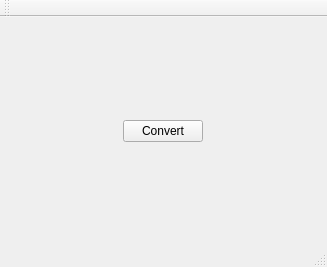
<?xml version="1.0" encoding="UTF-8"?>
<ui version="4.0">
 <class>comeonClass</class>
 <widget class="QMainWindow" name="comeonClass">
  <property name="geometry">
   <rect>
    <x>0</x>
    <y>0</y>
    <width>327</width>
    <height>267</height>
   </rect>
  </property>
  <property name="windowTitle">
   <string>comeon</string>
  </property>
  <widget class="QWidget" name="centralWidget">
   <layout class="QHBoxLayout" name="horizontalLayout_2">
    <item>
     <widget class="QWidget" name="widget" native="true">
      <layout class="QHBoxLayout" name="horizontalLayout">
       <item>
        <spacer name="horizontalSpacer">
         <property name="orientation">
          <enum>Qt::Horizontal</enum>
         </property>
         <property name="sizeHint" stdset="0">
          <size>
           <width>120</width>
           <height>20</height>
          </size>
         </property>
        </spacer>
       </item>
       <item>
        <widget class="QPushButton" name="pushButton">
         <property name="text">
          <string>Convert</string>
         </property>
        </widget>
       </item>
       <item>
        <spacer name="horizontalSpacer_2">
         <property name="orientation">
          <enum>Qt::Horizontal</enum>
         </property>
         <property name="sizeHint" stdset="0">
          <size>
           <width>120</width>
           <height>20</height>
          </size>
         </property>
        </spacer>
       </item>
      </layout>
     </widget>
    </item>
   </layout>
  </widget>
  <widget class="QMenuBar" name="menuBar">
   <property name="geometry">
    <rect>
     <x>0</x>
     <y>0</y>
     <width>327</width>
     <height>23</height>
    </rect>
   </property>
  </widget>
  <widget class="QToolBar" name="mainToolBar">
   <attribute name="toolBarArea">
    <enum>TopToolBarArea</enum>
   </attribute>
   <attribute name="toolBarBreak">
    <bool>false</bool>
   </attribute>
  </widget>
  <widget class="QStatusBar" name="statusBar"/>
 </widget>
 <layoutdefault spacing="6" margin="11"/>
 <resources>
  <include location="comeon.qrc"/>
 </resources>
 <connections/>
</ui>
